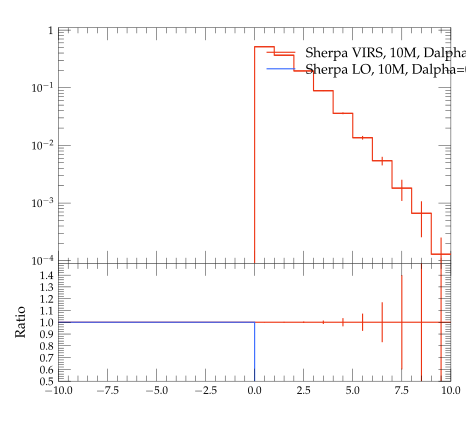

The script that saved this image:
#! /usr/bin/env python

# This Python script was auto-generated using YODA v2.0.0.
# Analysis object: /evtb/inc_tjg_deta
# Timestamp: 16-04-2024 (10:08:55)

import matplotlib as mpl
import matplotlib.pyplot as plt
mpl.use('Agg') # comment out for interactive use
import os
import numpy as np

plotDir = os.path.split(os.path.realpath(__file__))[0]
if 'YODA_USER_PLOT_PATH' in globals():
    plot_outdir = globals()['YODA_USER_PLOT_PATH']
else:
    plot_outdir = plotDir

#plot style
plt.style.use(os.path.join(plotDir, '../default.mplstyle'))
# plot metadata
figW, figH = plt.rcParams['figure.figsize']
ax_xLabel = r''
ax_yLabel = r''
ax_title  = r''
ax_xScale = 'linear'
ax_yScale = 'log'
xLims = (-10.0, 10.0)
yLims = (9e-05, 1.1)

# TeX-friendly labels for the legend
labels = [ r"Sherpa VIRS, 10M, Dalpha=0.01", r"Sherpa LO, 10M, Dalpha=0.01" ]

# Create figure and axis objects
fig, (ax, ratio0_ax) = plt.subplots(2, 1, sharex=True,
                  figsize=(figW,figH), gridspec_kw={'height_ratios': (2, 1)})
ratio0_ax.yaxis.set_major_locator(mpl.ticker.MultipleLocator(0.1))
ratio0_ax.set_ylim(0.5, 1.4999)
ratio0_ax.set_ylabel('Ratio')

# LineColor map: curve index -> color
linecolors = {0: '#EE3311', 1: '#3366FF'}
# the numerical data is stored in a separate file
dataf = dict()
prefix = os.path.split(__file__)[0]
if prefix:    prefix = prefix + '/'
exec(open(prefix+'inc_tjg_deta__data.py').read(), dataf)


legend_handles = [] # keep track of handles for the legend

# style options for curves
# starts at zorder>=5 to draw curve on top of legend
styles = {
  'curve0': {
    'color' : linecolors[0],
    'linestyle' : '-',
    'marker' : 'o',
    'zorder' : 5,
    'histstyle' : True,
  },
  'curve1': {
    'color' : linecolors[1],
    'linestyle' : '-',
    'marker' : 'o',
    'zorder' : 6,
    'histstyle' : True,
  },
}
# curve from input yoda files in main panel
for label in dataf['yvals'].keys():
    if all(np.isnan(v) for v in dataf['yvals'][label]):
        continue
    tmp = None
    if styles[label]['histstyle']: # draw as histogram
        tmp, = ax.plot(dataf['xedges'], dataf['yedges'][label],
                       color=styles[label]['color'],
                       linestyle=styles[label]['linestyle'],
                       drawstyle='steps-pre', solid_joinstyle='miter',
                       zorder=styles[label]['zorder'], label=label)
        ax.errorbar(dataf['xpoints'], dataf['yvals'][label], color=styles[label]['color'],
                    xerr=dataf['xerrs'], yerr=[dataf['ydowns'][label], dataf['yups'][label]],
                    linestyle='none', zorder=styles[label]['zorder'])
    else: # draw as scatter
        tmp = ax.errorbar(dataf['xpoints'], dataf['yvals'][label],
                          xerr=dataf['xerrs'],
                          yerr=[ dataf['ydowns'][label],
                          dataf['yups'][label] ],
                          fmt=styles[label]['marker'],
                          ecolor=styles[label]['color'],
                          color=styles[label]['color'], zorder=2)
        tmp[-1][0].set_linestyle(styles[label]['linestyle'])
    legend_handles += [tmp]
    for varLabel in dataf['variation_yvals'].keys():
        if varLabel.startswith(label):
            tmp, = ax.plot(dataf['xedges'], dataf['variation_yvals'][varLabel],
                           color=styles[label]['color'],
                           linestyle=styles[label]['linestyle'],
                           drawstyle='steps-pre', solid_joinstyle='miter',
                           zorder=styles[label]['zorder'], alpha=0.5)


# plots on ratio panel
# curve from input yoda files in ratio panel
for label, yvals in dataf['ratio0_yvals'].items():
    if all(np.isnan(v) for v in yvals):
        continue
    if styles[label]['histstyle']: # plot as histogram
        ratio0_ax.plot(dataf['xedges'], yvals,
                       color=styles[label]['color'],
                       linestyle=styles[label]['linestyle'],
                       drawstyle='steps-pre', zorder=1,
                       solid_joinstyle='miter')
        ratio0_ax.vlines(dataf['xpoints'],
                         dataf['ratio0_ymin'][label],
                         dataf['ratio0_ymax'][label],
                         color=styles[label]['color'], zorder=1)
    else: # plot as scatter
        tmp = ratio0_ax.errorbar(dataf['xpoints'],
                                 yvals, xerr=dataf['xerrs'],
                                 yerr=dataf['ratio0_yerrs'][label],
                                 fmt=styles[label]['marker'],
                                 ecolor=styles[label]['color'],
                                 color=styles[label]['color'])
        tmp[-1][0].set_linestyle(styles[label]['linestyle'])

    for varlabel in dataf['ratio0_variation_vals'].keys():
        if varlabel.startswith(label):
            ratio0_ax.plot(dataf['xedges'],
                            dataf['ratio0_variation_vals'][varlabel],
                            color=styles[label]['color'],
                            linestyle=styles[label]['linestyle'],
                            drawstyle='steps-pre', solid_joinstyle='miter',
                            zorder=1, alpha=0.5)

legend_pos = (0.5, 0.97)
ax.legend(legend_handles, labels, loc='upper left', bbox_to_anchor=legend_pos)

# set plot metadata as defined above
ratio0_ax.set_xlabel(ax_xLabel)
ratio0_ax.xaxis.set_label_coords(1., -.15)
ax.set_ylabel(ax_yLabel, loc='top')
ax.set_title(ax_title, loc='left')
ax.set_xscale(ax_xScale)
ax.set_yscale(ax_yScale)
ax.set_xlim(xLims)
ax.set_ylim(yLims)

# tick formatting
plt.rcParams['xtick.top'] = True
plt.rcParams['ytick.right'] = True
ax.yaxis.set_major_locator(mpl.ticker.LogLocator(base=10.0, numticks=np.inf))
ax.yaxis.set_minor_locator(mpl.ticker.LogLocator(
                           base=10.0, subs=np.arange(0.1, 1, 0.1), numticks=np.inf))
fig.align_ylabels((ax, ratio0_ax))
plt.savefig(os.path.join(plot_outdir, 'inc_tjg_deta.pdf'), format='PDF')
plt.savefig(os.path.join(plot_outdir, 'inc_tjg_deta.png'), format='PNG')

plt.close(fig)
